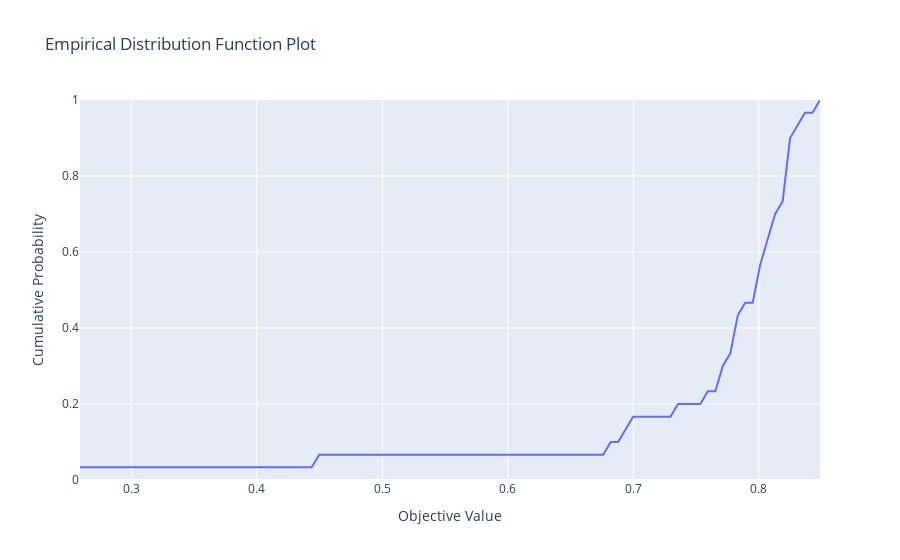

Notebook cell for this chart:
### Code cell
fig = optuna.visualization.plot_edf(study)
fig.show()
